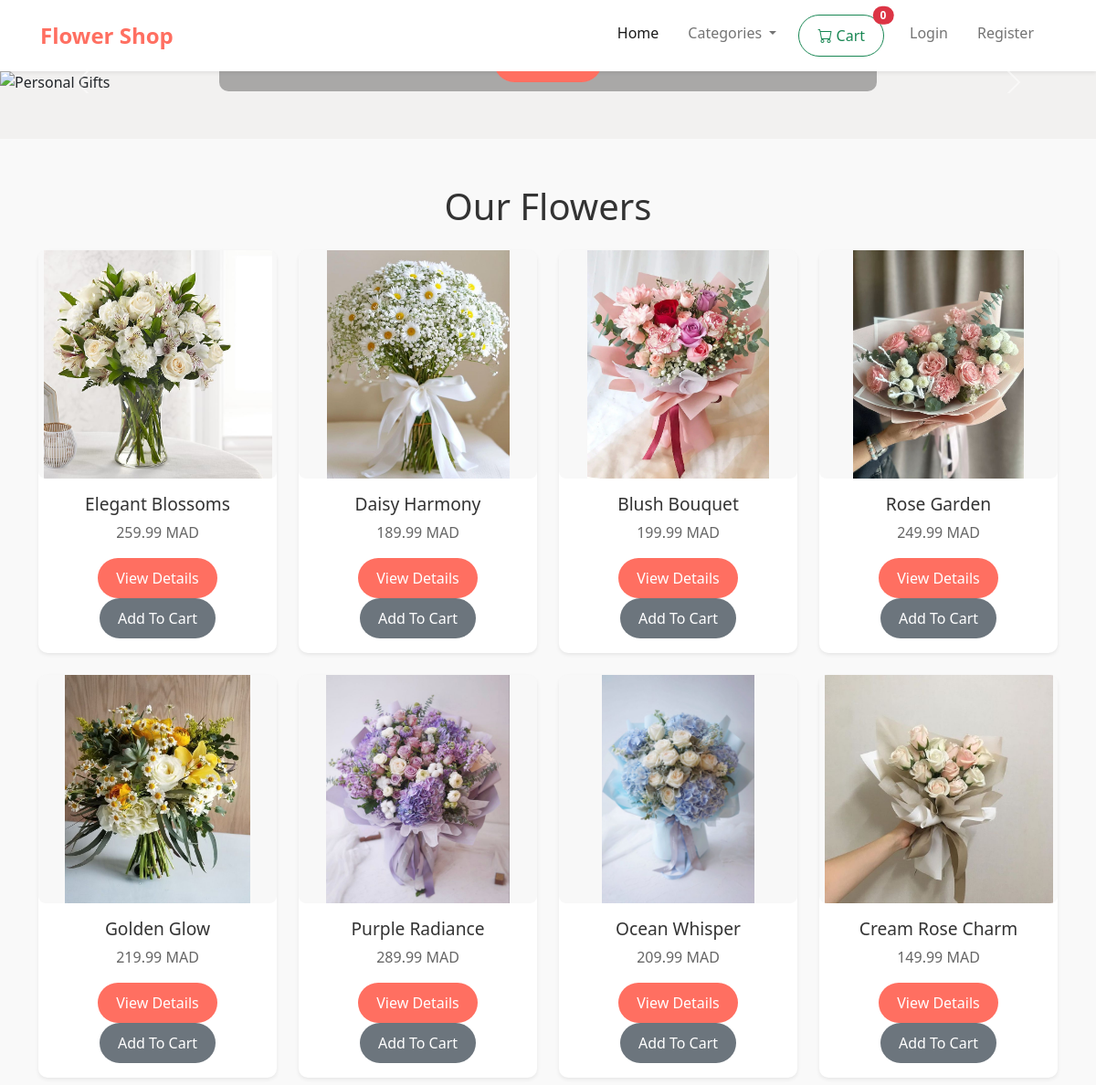
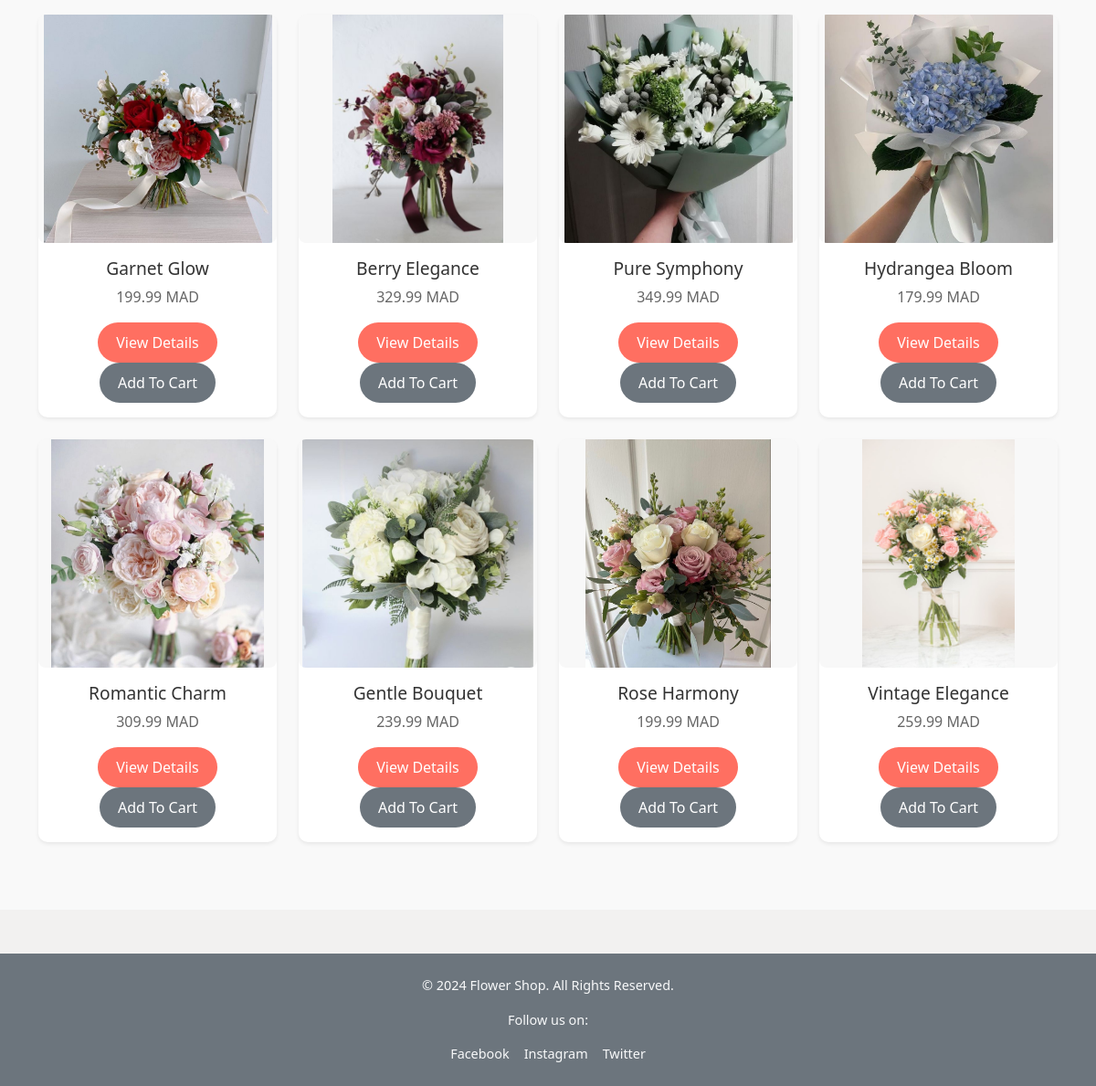
The page / on the database its author committed (2 pictures, top to bottom).
### store/models.py (models this page shows, shortened)
class Product(models.Model):
	name = models.CharField(max_length=100)
	price = models.DecimalField(default=0, decimal_places=2, max_digits=6)
	category = models.ForeignKey(Category, on_delete=models.CASCADE, default=1)
	description = models.TextField(default='', blank=True, null=True)
	image = models.ImageField(upload_to='uploads/product/')
	is_sale = models.BooleanField(default=False)
	sale_price = models.DecimalField(default=0, decimal_places=2, max_digits=6)

### store/views.py (the view)
# urls.py: path('', views.home, name='home'),
def home(request):
	products = Product.objects.all()
	return render(request, 'home.html', {'products':products})

### cart/cart.py (called while the page is built)
	def __len__(self):
		return len(self.cart)

### cart/context_processors.py (called while the page is built)
def cart(request):
	return {'cart': Cart(request)}

### store/context_processors.py (called while the page is built)
def categories(request):
    categories = Category.objects.all()
    return {'categories': categories}

### store/templates/home.html (shortened to what this page needs)
{% extends 'base.html' %}
{% block content %}
    <section id="heroCarousel" class="carousel slide" data-bs-ride="carousel">
        <div class="carousel-inner">
            <div class="carousel-item active">
                <img src="/static/assets/personal_gifts.png" class="d-block w-100" alt="Personal Gifts">
                <div class="carousel-caption" style="background: rgba(0, 0, 0, 0.3); padding: 10px 20px; border-radius: 10px; max-width: 60%; margin: 0 auto; text-align: center; bottom: 10%; color: white;">
                    <a href="#products" class="btn btn-primary btn-lg">View More</a>
                </div>
            </div>
        </div>
        <button class="carousel-control-prev" type="button" data-bs-target="#heroCarousel" data-bs-slide="prev">
            <span class="carousel-control-prev-icon" aria-hidden="true"></span>
        </button>
        <button class="carousel-control-next" type="button" data-bs-target="#heroCarousel" data-bs-slide="next">
            <span class="carousel-control-next-icon" aria-hidden="true"></span>
        </button>
    </section>
    <section id="products" class="my-5">
        <div class="container">
            <h2 class="text-center mb-4">Our Flowers</h2>
            <div class="row">
                {% for product in products %}
                <div class="col-md-3 mb-4">
                    <div class="card shadow-sm">
                        <img src="{{ product.image }}" class="card-img-top" alt="{{ product.name }}">
                        <div class="card-body text-center">
                            <h5 class="card-title">{{ product.name }}</h5>
                            <p class="card-text">{{ product.price }} MAD</p>
                            <a href="/product/{{ product.id }}" class="btn btn-primary">View Details</a>
                            <button value="{{ product.id }}" class="btn btn-secondary mt-auto add-cart-btn">Add To Cart</button>
                        </div>
                    </div>
                </div>
                {% endfor %}
            </div>
        </div>
    </section>
{% endblock %}

### store/templates/base.html (style rules this page uses)
html, body { height: 100%; margin: 0; }

### rows shown on the page
Product: image (picture), name "Elegant Blossoms", price "259.99", {{ product.id }} 1 (drawn)
Product: image (picture), name "Daisy Harmony", price "189.99", {{ product.id }} 2 (drawn)
Product: image (picture), name "Blush Bouquet", price "199.99", {{ product.id }} 3 (drawn)
Product: image (picture), name "Rose Garden", price "249.99", {{ product.id }} 4 (drawn)
Product: image (picture), name "Golden Glow", price "219.99", {{ product.id }} 5 (drawn)
Product: image (picture), name "Purple Radiance", price "289.99", {{ product.id }} 6 (drawn)
Product: image (picture), name "Ocean Whisper", price "209.99", {{ product.id }} 7 (drawn)
Product: image (picture), name "Cream Rose Charm", price "149.99", {{ product.id }} 8 (drawn)
Product: image (picture), name "Garnet Glow", price "199.99", {{ product.id }} 9 (drawn)
Product: image (picture), name "Berry Elegance", price "329.99", {{ product.id }} 10 (drawn)
Product: image (picture), name "Pure Symphony", price "349.99", {{ product.id }} 11 (drawn)
Product: image (picture), name "Hydrangea Bloom", price "179.99", {{ product.id }} 12 (drawn)
Product: image (picture), name "Romantic Charm", price "309.99", {{ product.id }} 13 (drawn)
Product: image (picture), name "Gentle Bouquet", price "239.99", {{ product.id }} 14 (drawn)
Product: image (picture), name "Rose Harmony", price "199.99", {{ product.id }} 15 (drawn)
Product: image (picture), name "Vintage Elegance", price "259.99", {{ product.id }} 16 (drawn)

### other values the page prints
{{ cart|length }} "0"
